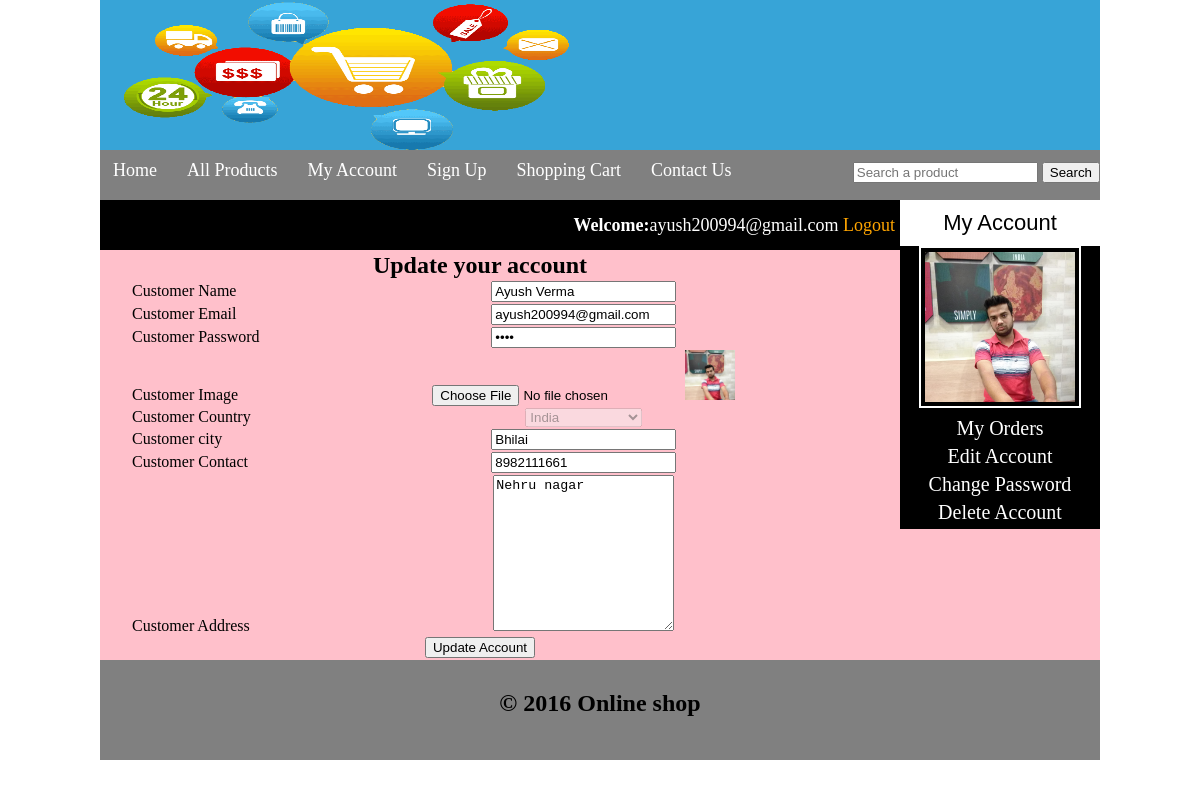
/customers/my_account.php?edit_account (signed in), run on the app's committed database.
### tables this page shows
CREATE TABLE IF NOT EXISTS `customers` (
  `customer_id` int(10) NOT NULL AUTO_INCREMENT,
  `customer_ip` varchar(255) NOT NULL,
  `customer_name` text NOT NULL,
  `customer_email` varchar(255) NOT NULL,
  `customer_pass` varchar(255) NOT NULL,
  `customer_country` text NOT NULL,
  `customer_city` text NOT NULL,
  `customer_contact` varchar(255) NOT NULL,
  `customer_address` varchar(300) NOT NULL,
  `customer_image` text NOT NULL,
  PRIMARY KEY (`customer_id`)
);

### customers/edit_account.php (the view, shortened to what this page needs)
<html>
<body>
<?php
					include("includes/db.php");
					$user = $_SESSION['customer_email'];
					$get_customer = "select * from customers where customer_email = '$user'";
					$run_customer = mysqli_query($con,$get_customer);
					$row_customer = mysqli_fetch_array($run_customer);
					$name = $row_customer['customer_name'];
					$email = $row_customer['customer_email'];
					$pass = $row_customer['customer_pass'];
					$country = $row_customer['customer_country'];
					$city = $row_customer['customer_city'];
					$image = $row_customer['customer_image'];
					$contact = $row_customer['customer_contact'];
					$address = $row_customer['customer_address'];
?>
			<form action="" method="post" enctype="multipart/form-data">
			<table align="center" width="700">
			<tr align="center">
				<td colspan="6"><h2>Update your account</h2></td>
			</tr>
			<tr>
			 <td align="left">Customer Name</td>
			 <td><input type="text" name="c_name" value="<?php echo $name; ?>"/></td>
			</tr>
			<tr>
			 <td align="left">Customer Email</td>
			 <td><input type="text" name="c_email" value="<?php echo $email; ?>"/></td>
			</tr>
			<tr>
			 <td align="left">Customer Password</td>
			 <td><input type="password" name="c_pass" value="<?php echo $pass; ?>"/></td>
			</tr>
		    <tr>
			 <td align="left">Customer Image</td>
			 <td><input type="file" name="c_image"/><img src="customer_images/<?php echo $image?>"width ="50" height="50" /></td>
			</tr>
			<tr>
			 <td align="left">Customer Country</td>
			 <td>
			 <select name="c_country" disabled>
			 <option><?php echo $country ?></option>
			 </select>
			 </td>
			</tr>
			<tr>
			 <td align="left">Customer city</td>
			 <td><input type="text" name="c_city" value="<?php echo $city; ?>"/></td>
			</tr>
			<tr>
			 <td align="left">Customer Contact</td>
			 <td><input type="text" name="c_contact" value="<?php echo $contact; ?>"/></td>
			</tr>
			<tr>
			 <td align="left">Customer Address</td>
			 <td><textarea cols="20" rows="10" name="c_address" id ="text-area"/><?php echo $address; ?></textarea></td>
			</tr>
			<tr align="center">
			<td colspan="6"><input type="submit" name="register" value="Update Account">
			</tr>
			</table>
			</form>
</body>
</html>

### customers/my_account.php (shortened to what this page needs)
<!DOCTYPE HTML>
<?php
include("functions/functions.php");
?>
<html>
<head>
<link rel="stylesheet" href="styles/style.css" media="all"/>
</head>
<body>
<div class="main_wrapper">
		<div class="header_wrapper">
		<img src="images/logo3.png" height = "150"width="1000"/>
		</div>
	    <div class="menubar">
			<ul id="menu">
				<li><a href="../index.php">Home</a></li>
				<li><a href="all_products.php">All Products</a></li>
				<li><a href="customers/my_account.php">My Account</a></li>
				<li><a href="#">Sign Up</a></li>
				<li><a href="cart.php">Shopping Cart</a></li>
				<li><a href="#">Contact Us</a></li>
			</ul>
				<div id="form">
					<form method="get" action="../results.php" enctype="multipart/formdata">
						<input type="text" name="user_query" placeholder="Search a product"/>
						<input type="submit" name="search" value="Search" />
					</form>
				</div>
		</div>
		<div class="content_wrapper">
			<div id="sidebar">
				<div id="sidebar_title">My Account</div>
					<ul id="cats">
					<?php
					$user = $_SESSION['customer_email'];
					$get_img = "select * from customers where customer_email = '$user'";
					$run_img = mysqli_query($con,$get_img);
					$row_img = mysqli_fetch_array($run_img);
					$c_image = $row_img['customer_image'];
					echo "<p style ='text-align:center; border='2px s' '><img src ='customer_images/$c_image' width='150' height='150'/></p>";
					?>
					<li><a href="my_account.php?my_orders">My Orders</li></a>
					<li><a href="my_account.php?edit_account">Edit Account</li></a>
					<li><a href="my_account.php?change_pass">Change Password</li></a>
					<li><a href="my_account.php?delete_account">Delete Account</li></a>
					</ul>
					</div>
			<div id="content_area">
				<div id="shopping_cart">
						<span style="float:right; font-size:18px;padding:5px;line-height:40px;">
						<?php
							if(isset($_SESSION['customer_email']))
							{
								echo "<b>Welcome:</b>".$_SESSION['customer_email'];
							}
						?>
						<?php
						if(!isset($_SESSION['customer_email']))
						{
							echo "<a href='checkout.php' style='text-decoration:none;color:orange;'>Login</a>";
						}
						else
						{
							echo"<a href='logout.php' style='text-decoration:none;color:orange;'>Logout</a>";
						}
						?>
						</span>
				</div>
			<div id = "products_box">
			<?php
			if(isset($_GET['edit_account']))
			{
			include("edit_account.php");
			}
			?>
			</div>
			</div>
			<div id="footer">
<h2 style="text-align:center;padding-top:30px;">&copy; 2016 Online shop</h2>
			</div>
		 </div>
		 </div>
</body>
</html>

### customers/styles/style.css (style rules this page uses)
html, body, div, span, applet, object, iframe, h1, h2, h3, h4, h5, h6, p, blockquote, pre, a, abbr, acronym, address, big, cite, code, del, dfn, em, img, ins, kbd, q, s, samp, small, strike, strong, sub, sup, tt, var, b, u, i, center, dl, dt, dd, ol, ul, li, fieldset, form, label, legend, table, caption, tbody, tfoot, thead, tr, th, td, article, aside, canvas, details, embed, figure, figcaption, footer, header, hgroup, menu, nav, output, ruby, section, summary, time, mark, audio, video { margin: 0; padding: 0; border: 0; vertical-align: baseline; }
body { background-color:white; }
.main_wrapper { width:1000px; height:auto; margin:auto; }
.header_wrapper { width:1000px; height:150px; margin:auto; }
.menubar { width:1000px; height:50px; background:gray; color:white; }
#menu { padding:0; margin:0; line-height:40px; }
#menu li { list-style:none; display:inline; }
#menu li a { text-decoration:none; color:white; padding:8px; margin:5px; font-size:18px; font-family:COMIC SANS MS; }
.content_wrapper { width:1000px; margin:auto; background:pink; }
#content_area { width:800px; float:left; background:pink; }
#sidebar { width:200px; background:black; float:right; }
#sidebar_title { background-color:white; color:black; font-size:22px; font-family:arial; padding:10px; text-align:center; }
#cats { text-align:center; }
#cats li { list-style:none; display:block; margin:5px; }
#cats a { color:white; padding:8px; margin:5px; text-align:center; font-size:20px; font-family:comic sans MS; text-decoration:none; }
#cats img { border:2px solid white; padding:4px; }
#products_box { width:780px; text-align:center; margin-left:30px; }
#shopping_cart { width:800px; height:50px; background-color:black; color:white; float:left; }
#footer { width:1000px; height:100px; background:gray; clear:both; }
#form { float:right; margin-top:-29px; }

### data on the page
customers: customer_image (picture), c_name "Ayush Verma", c_email "ayush200994@gmail.com", c_country "India", c_city "Bhilai", c_contact "8982111661", c_address "Nehru nagar"

### other printed values
$_SESSION['customer_email'] "ayush200994@gmail.com"
